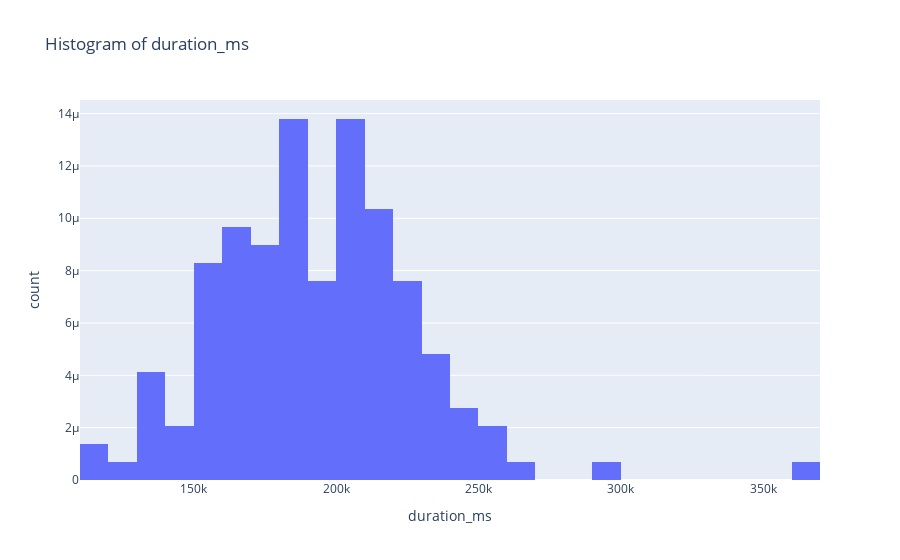

Here is the notebook cell this chart was saved with:
### Code cell
feature = 'duration_ms'
title = f"Histogram of {feature}"
fig = px.histogram(temp1, title=title, x=feature, nbins=30, histnorm='probability density')
fig.show()

### Figure 1 — Plotly figure (JSON) as saved in the notebook; plotly's stock layout.template omitted (floating-point values rounded to 4 significant figures; data arrays with more than 128 entries replaced by an {"elided": "..."} marker saying what was removed)
{"data": [{"alignmentgroup": "True", "bingroup": "x", "histnorm": "probability density", "hovertemplate": "duration_ms=%{x}<br>count=%{y}<extra></extra>", "legendgroup": "", "marker": {"color": "#636efa"}, "name": "", "nbinsx": 30, "offsetgroup": "", "orientation": "v", "showlegend": false, "type": "histogram", "x": {"elided": "145 int values"}, "xaxis": "x", "yaxis": "y"}], "layout": {"barmode": "relative", "legend": {"tracegroupgap": 0}, "title": {"text": "Histogram of duration_ms"}, "xaxis": {"anchor": "y", "domain": [0, 1], "title": {"text": "duration_ms"}}, "yaxis": {"anchor": "x", "domain": [0, 1], "title": {"text": "count"}}}}
